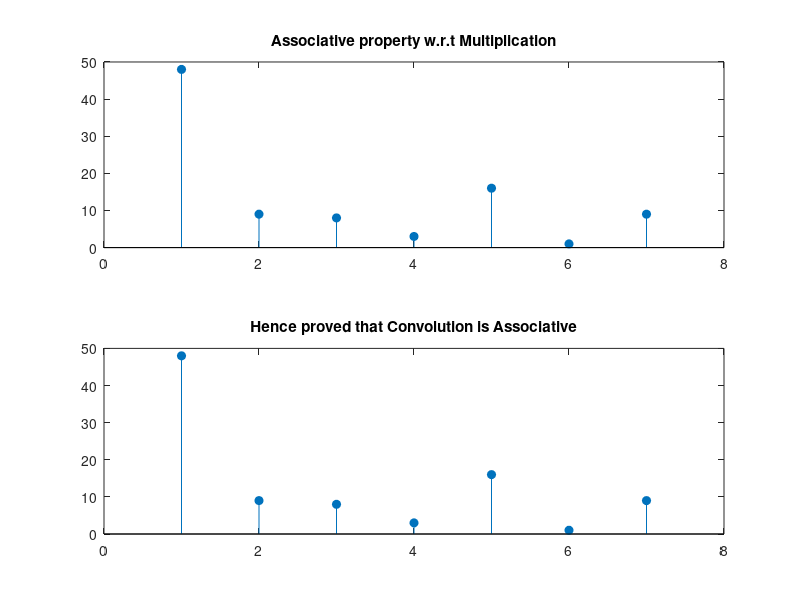

Reproduce this figure in MATLAB.
%{
    Convolution is associative. Given the three signal x1[n], x2[n], and x3[n] 
as:      x1[n]= [3 1 1] 
         x2[n]= [4 2 1] 
         x3[n]=[3 2 1 2 3] 
Show that (x1[n] * x2[n]) * x3[n] = x1[n] * (x2[n] * x3[n]). 
%}

clc
close

x1 = [3 1 2 3 4 1 1];
x2 = [4 3 2 1 2 1 3];
x3 = [3 2 1 2 3 2 2 4];

y =  x1.*(x2.*x2);
z = (x1.*x2).*x2;

% Ploting x1 * (x2 * x3)
subplot(2, 1, 1);
stem(y, 'filled');
title('Associative property w.r.t Multiplication');
axis([0, 8, 0 50]);

% Ploting (x1 * x2) * x3
subplot(2, 1, 2);
stem(z, 'filled');
title('Hence proved that Convolution is Associative');
axis([0, 8, 0 50]);
